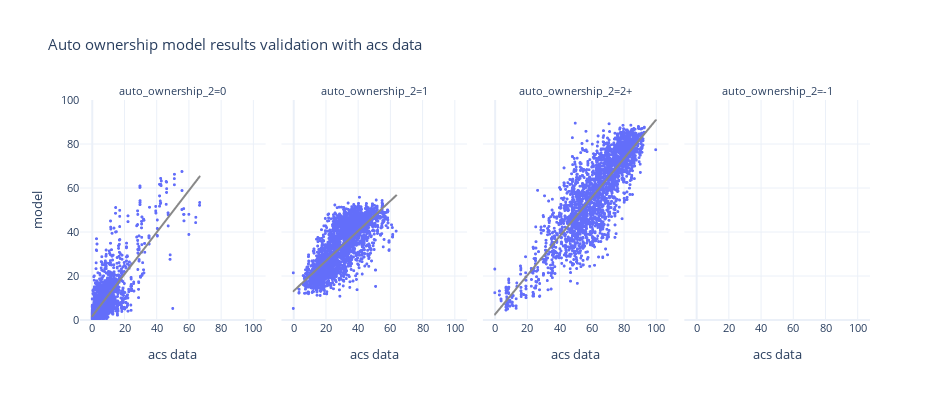

Source (notebook cell):
### Code cell
df_plot = pd.pivot(bg_auto_ownership, index=['block_group_id','auto_ownership_2'], columns='source', values='percentage').reset_index()



fig = px.scatter(df_plot, x="acs data", y="model", trendline="ols", trendline_color_override='rgb(136, 136, 136)',
                 template="plotly_white",
                 facet_col='auto_ownership_2', height=400, width=1000,
                 title="Auto ownership model results validation with acs data")
fig.update_xaxes(dtick=20)
fig.update_yaxes(dtick=20,range=[0, 100])
fig.update_traces(marker_size=3)
fig.update_layout(height=400, width=950, font=dict(size=11))
fig.show()

### Figure 1 — Plotly figure (JSON) as saved in the notebook; plotly's stock layout.template omitted (floating-point values rounded to 4 significant figures; data arrays with more than 128 entries replaced by an {"elided": "..."} marker saying what was removed)
{"data": [{"hovertemplate": "auto_ownership_2=0<br>acs data=%{x}<br>model=%{y}<extra></extra>", "legendgroup": "", "marker": {"color": "#636efa", "size": 3, "symbol": "circle"}, "mode": "markers", "name": "", "showlegend": false, "type": "scattergl", "x": {"elided": "2641 float values"}, "xaxis": "x", "y": {"elided": "2641 float values"}, "yaxis": "y"}, {"hovertemplate": "<b>OLS trendline</b><br>model = 0.951113 * acs data + 1.76663<br>R<sup>2</sup>=0.632859<br><br>auto_ownership_2=0<br>acs data=%{x}<br>model=%{y} <b>(trend)</b><extra></extra>", "legendgroup": "", "line": {"color": "rgb(136, 136, 136)"}, "marker": {"color": "#636efa", "size": 3, "symbol": "circle"}, "mode": "lines", "name": "", "showlegend": false, "type": "scattergl", "x": {"elided": "2632 float values"}, "xaxis": "x", "y": {"elided": "2632 float values"}, "yaxis": "y"}, {"hovertemplate": "auto_ownership_2=1<br>acs data=%{x}<br>model=%{y}<extra></extra>", "legendgroup": "", "marker": {"color": "#636efa", "size": 3, "symbol": "circle"}, "mode": "markers", "name": "", "showlegend": false, "type": "scattergl", "x": {"elided": "2641 float values"}, "xaxis": "x2", "y": {"elided": "2641 float values"}, "yaxis": "y2"}, {"hovertemplate": "<b>OLS trendline</b><br>model = 0.681474 * acs data + 13.0316<br>R<sup>2</sup>=0.567101<br><br>auto_ownership_2=1<br>acs data=%{x}<br>model=%{y} <b>(trend)</b><extra></extra>", "legendgroup": "", "line": {"color": "rgb(136, 136, 136)"}, "marker": {"color": "#636efa", "size": 3, "symbol": "circle"}, "mode": "lines", "name": "", "showlegend": false, "type": "scattergl", "x": {"elided": "2635 float values"}, "xaxis": "x2", "y": {"elided": "2635 float values"}, "yaxis": "y2"}, {"hovertemplate": "auto_ownership_2=2+<br>acs data=%{x}<br>model=%{y}<extra></extra>", "legendgroup": "", "marker": {"color": "#636efa", "size": 3, "symbol": "circle"}, "mode": "markers", "name": "", "showlegend": false, "type": "scattergl", "x": {"elided": "2641 float values"}, "xaxis": "x3", "y": {"elided": "2641 float values"}, "yaxis": "y3"}, {"hovertemplate": "<b>OLS trendline</b><br>model = 0.883836 * acs data + 2.43806<br>R<sup>2</sup>=0.720377<br><br>auto_ownership_2=2+<br>acs data=%{x}<br>model=%{y} <b>(trend)</b><extra></extra>", "legendgroup": "", "line": {"color": "rgb(136, 136, 136)"}, "marker": {"color": "#636efa", "size": 3, "symbol": "circle"}, "mode": "lines", "name": "", "showlegend": false, "type": "scattergl", "x": {"elided": "2635 float values"}, "xaxis": "x3", "y": {"elided": "2635 float values"}, "yaxis": "y3"}, {"hovertemplate": "auto_ownership_2=-1<br>acs data=%{x}<br>model=%{y}<extra></extra>", "legendgroup": "", "marker": {"color": "#636efa", "size": 3, "symbol": "circle"}, "mode": "markers", "name": "", "showlegend": false, "type": "scattergl", "x": [NaN, NaN, NaN], "xaxis": "x4", "y": [NaN, NaN, NaN], "yaxis": "y4"}, {"hovertemplate": "auto_ownership_2=-1<extra></extra>", "legendgroup": "", "line": {"color": "rgb(136, 136, 136)"}, "marker": {"color": "#636efa", "size": 3, "symbol": "circle"}, "mode": "lines", "name": "", "showlegend": false, "type": "scattergl", "xaxis": "x4", "yaxis": "y4"}], "layout": {"annotations": [{"font": {}, "showarrow": false, "text": "auto_ownership_2=0", "x": 0.1175, "xanchor": "center", "xref": "paper", "y": 1, "yanchor": "bottom", "yref": "paper"}, {"font": {}, "showarrow": false, "text": "auto_ownership_2=1", "x": 0.3725, "xanchor": "center", "xref": "paper", "y": 1, "yanchor": "bottom", "yref": "paper"}, {"font": {}, "showarrow": false, "text": "auto_ownership_2=2+", "x": 0.6275, "xanchor": "center", "xref": "paper", "y": 1, "yanchor": "bottom", "yref": "paper"}, {"font": {}, "showarrow": false, "text": "auto_ownership_2=-1", "x": 0.8825, "xanchor": "center", "xref": "paper", "y": 1, "yanchor": "bottom", "yref": "paper"}], "font": {"size": 11}, "height": 400, "legend": {"tracegroupgap": 0}, "title": {"text": "Auto ownership model results validation with acs data"}, "width": 950, "xaxis": {"anchor": "y", "domain": [0, 0.235], "dtick": 20, "title": {"text": "acs data"}}, "xaxis2": {"anchor": "y2", "domain": [0.255, 0.49], "dtick": 20, "matches": "x", "title": {"text": "acs data"}}, "xaxis3": {"anchor": "y3", "domain": [0.51, 0.745], "dtick": 20, "matches": "x", "title": {"text": "acs data"}}, "xaxis4": {"anchor": "y4", "domain": [0.765, 1.0], "dtick": 20, "matches": "x", "title": {"text": "acs data"}}, "yaxis": {"anchor": "x", "domain": [0, 1], "dtick": 20, "range": [0, 100], "title": {"text": "model"}}, "yaxis2": {"anchor": "x2", "domain": [0, 1], "dtick": 20, "matches": "y", "range": [0, 100], "showticklabels": false}, "yaxis3": {"anchor": "x3", "domain": [0, 1], "dtick": 20, "matches": "y", "range": [0, 100], "showticklabels": false}, "yaxis4": {"anchor": "x4", "domain": [0, 1], "dtick": 20, "matches": "y", "range": [0, 100], "showticklabels": false}}}
